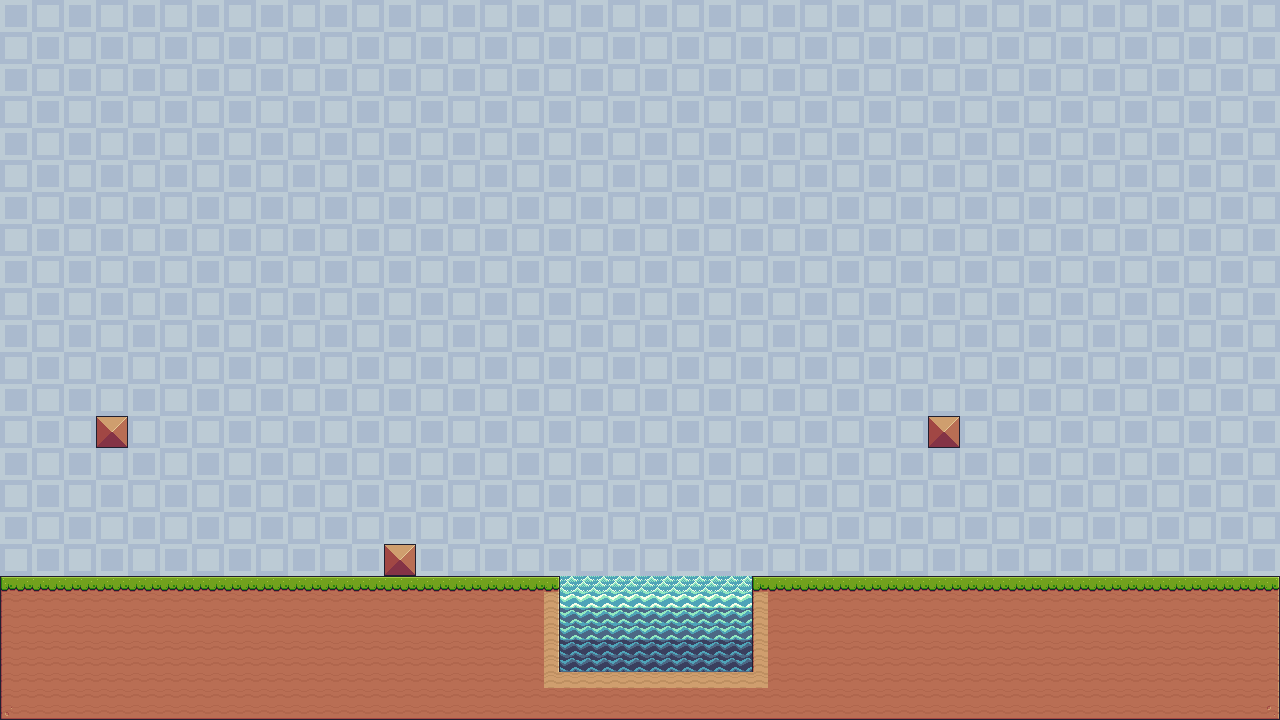

The image is a tile-based game level rendered from a .tmx file. Its description and source (layers, tilesets, objects; grid data summarised) follow:
An orthogonal 80x45 tile map with 16x16 px tiles, 2 tile layers (Capa de patrones 2, Capa de patrones 1), 3 tilesets.

<map version="1.5" tiledversion="1.7.2" orientation="orthogonal" renderorder="right-down" width="80" height="45" tilewidth="16" tileheight="16" infinite="0" nextlayerid="4" nextobjectid="1">
 <properties>
  <property name="Draw" value="1" />
 </properties>
 <tileset firstgid="1" source="Terrain (16x16).tsx" />
 <tileset firstgid="243" source="Blue.tsx" />
 <tileset firstgid="259" source="Water+.tsx" />
 <layer id="3" name="Capa de patrones 2" width="80" height="45">
  <data>[3600 cells, 3360 non-empty, 16 distinct tile ids]</data>
 </layer>
 <layer id="2" name="Capa de patrones 1" width="80" height="45">
  <data>[3600 cells, 810 non-empty, 21 distinct tile ids]</data>
 </layer>
</map>
